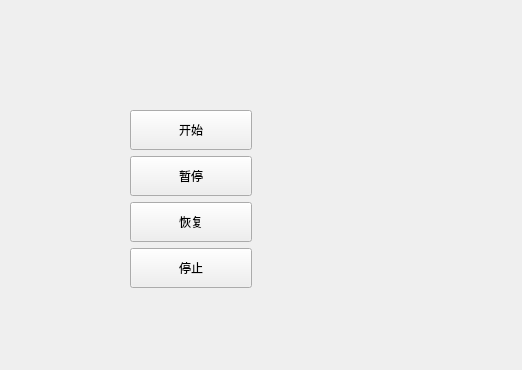
<?xml version="1.0" encoding="UTF-8"?>
<ui version="4.0">
 <class>ThreadDemo</class>
 <widget class="QWidget" name="ThreadDemo">
  <property name="geometry">
   <rect>
    <x>0</x>
    <y>0</y>
    <width>522</width>
    <height>370</height>
   </rect>
  </property>
  <property name="windowTitle">
   <string>Form</string>
  </property>
  <widget class="QWidget" name="">
   <property name="geometry">
    <rect>
     <x>130</x>
     <y>110</y>
     <width>122</width>
     <height>180</height>
    </rect>
   </property>
   <layout class="QVBoxLayout" name="verticalLayout">
    <item>
     <widget class="QPushButton" name="btnStart">
      <property name="minimumSize">
       <size>
        <width>120</width>
        <height>40</height>
       </size>
      </property>
      <property name="text">
       <string>开始</string>
      </property>
     </widget>
    </item>
    <item>
     <widget class="QPushButton" name="btnPause">
      <property name="minimumSize">
       <size>
        <width>120</width>
        <height>40</height>
       </size>
      </property>
      <property name="text">
       <string>暂停</string>
      </property>
     </widget>
    </item>
    <item>
     <widget class="QPushButton" name="btnResume">
      <property name="minimumSize">
       <size>
        <width>120</width>
        <height>40</height>
       </size>
      </property>
      <property name="text">
       <string>恢复</string>
      </property>
     </widget>
    </item>
    <item>
     <widget class="QPushButton" name="btnStop">
      <property name="minimumSize">
       <size>
        <width>120</width>
        <height>40</height>
       </size>
      </property>
      <property name="text">
       <string>停止</string>
      </property>
     </widget>
    </item>
   </layout>
  </widget>
 </widget>
 <resources/>
 <connections/>
</ui>
